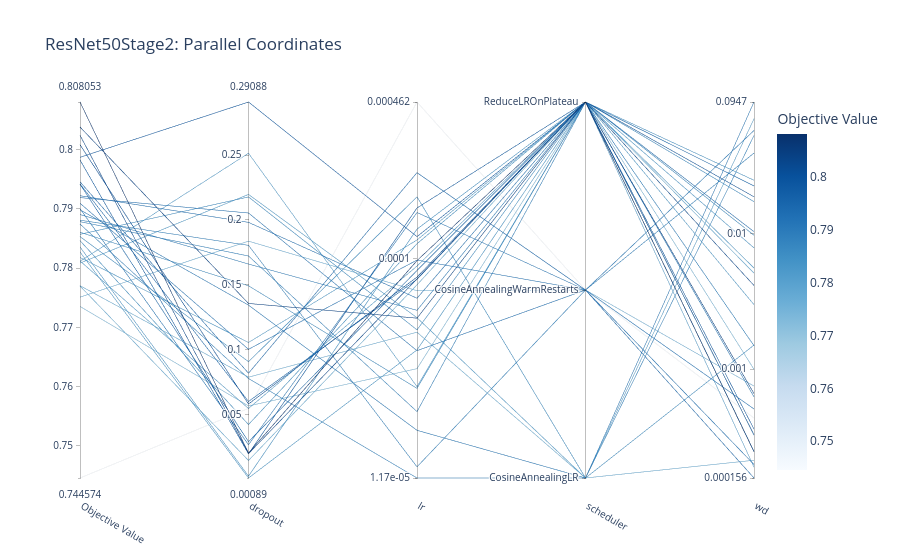

The code cell stored with this chart in its notebook:
### Code cell
# Parallel coordinates - visualize all configurations
fig = plot_parallel_coordinate(study_resnet)
fig.update_layout(title=f'{model_name}: Parallel Coordinates')
fig.write_image(os.path.join(config.viz_dir, f'{model_name}_parallel_coord.png'), scale=2)
fig.show()
